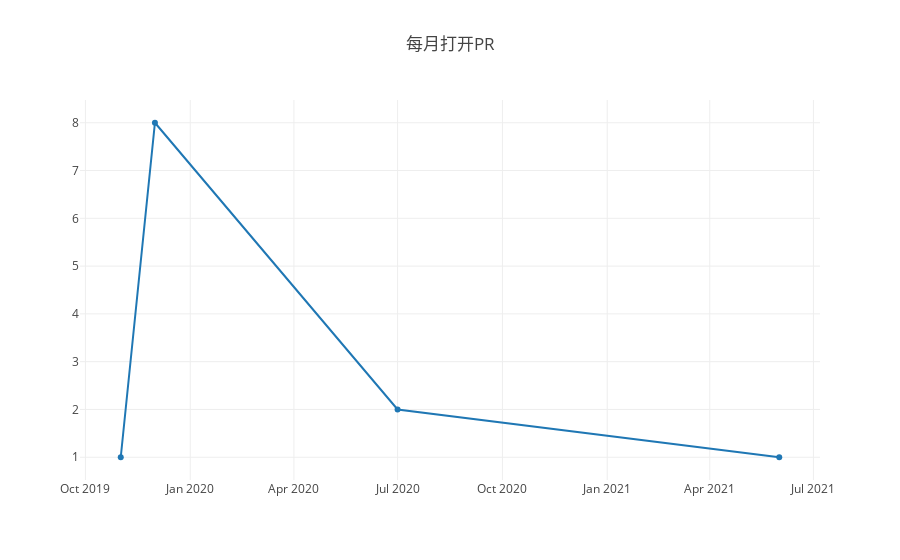

The code cell stored with this chart in its notebook:
### Code cell
all = all.filter(x=>x.year>2015).sort((a,b)=>{
    return 12*a.year+a.month-12*b.year-b.month
})
openDigger.render.plotly([{
        x: all.map(d => d.year.toString()+'-'+d.month.toString()),
        y: all.map(d => d.count),
        name: '打开pr',mode: 'scatter'
    }], {title: `每月打开PR`, xasix: { type: 'category' } })

### Figure 1 — Plotly figure (JSON) as saved in the notebook; plotly's stock layout.template omitted (floating-point values rounded to 4 significant figures)
{"data": [{"mode": "scatter", "name": "打开pr", "x": ["2019-11", "2019-12", "2020-7", "2021-6"], "y": ["1", "8", "2", "1"]}], "layout": {"autosize": true, "title": {"text": "每月打开PR"}, "xasix": {"type": "category"}, "xaxis": {"autorange": true, "range": ["2019-09-27 07:37:14.7213", "2021-07-05 16:22:45.2787"], "type": "date"}, "yaxis": {"autorange": true, "range": [0.4223, 8.578], "type": "linear"}}}
